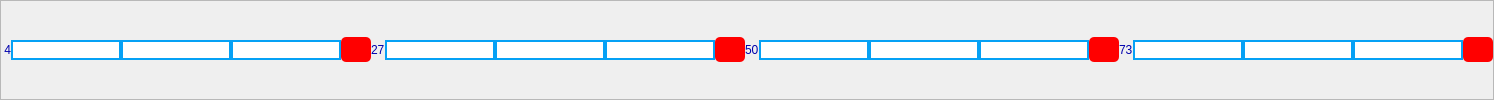
           <widget class="QFrame" name="frame_29">
            <property name="frameShape">
             <enum>QFrame::StyledPanel</enum>
            </property>
            <property name="frameShadow">
             <enum>QFrame::Raised</enum>
            </property>
            <layout class="QHBoxLayout" name="horizontalLayout_10">
             <property name="spacing">
              <number>0</number>
             </property>
             <property name="leftMargin">
              <number>0</number>
             </property>
             <property name="topMargin">
              <number>0</number>
             </property>
             <property name="rightMargin">
              <number>0</number>
             </property>
             <property name="bottomMargin">
              <number>0</number>
             </property>
             <item>
              <widget class="QLabel" name="label_74">
               <property name="styleSheet">
                <string notr="true">color:rgb(0, 0, 173); 
font: 75 8pt &quot;MS Shell Dlg 2&quot;;</string>
               </property>
               <property name="text">
                <string> 4</string>
               </property>
              </widget>
             </item>
             <item>
              <widget class="QLineEdit" name="lineEdit_220">
               <property name="styleSheet">
                <string notr="true">border: 2px solid  rgb(5, 161, 245); 
background-color: rgb(255, 255, 255);
</string>
               </property>
              </widget>
             </item>
             <item>
              <widget class="QLineEdit" name="lineEdit_221">
               <property name="styleSheet">
                <string notr="true">border: 2px solid  rgb(5, 161, 245); 
background-color: rgb(255, 255, 255);
</string>
               </property>
              </widget>
             </item>
             <item>
              <widget class="QLineEdit" name="lineEdit_222">
               <property name="styleSheet">
                <string notr="true">border: 2px solid  rgb(5, 161, 245); 
background-color: rgb(255, 255, 255);

</string>
               </property>
              </widget>
             </item>
             <item>
              <widget class="QPushButton" name="pushButton_144">
               <property name="minimumSize">
                <size>
                 <width>0</width>
                 <height>25</height>
                </size>
               </property>
               <property name="maximumSize">
                <size>
                 <width>30</width>
                 <height>16777215</height>
                </size>
               </property>
               <property name="styleSheet">
                <string notr="true">background-color: rgb(0, 0, 0);
background-color: rgb(255, 0, 0);
border-radius: 5px;</string>
               </property>
               <property name="text">
                <string/>
               </property>
              </widget>
             </item>
             <item>
              <widget class="QLabel" name="label_75">
               <property name="styleSheet">
                <string notr="true">color:rgb(0, 0, 173); 
font: 75 8pt &quot;MS Shell Dlg 2&quot;;</string>
               </property>
               <property name="text">
                <string>27</string>
               </property>
              </widget>
             </item>
             <item>
              <widget class="QLineEdit" name="lineEdit_223">
               <property name="styleSheet">
                <string notr="true">border: 2px solid  rgb(5, 161, 245); 
background-color: rgb(255, 255, 255);
</string>
               </property>
              </widget>
             </item>
             <item>
              <widget class="QLineEdit" name="lineEdit_224">
               <property name="styleSheet">
                <string notr="true">border: 2px solid  rgb(5, 161, 245); 
background-color: rgb(255, 255, 255);
</string>
               </property>
              </widget>
             </item>
             <item>
              <widget class="QLineEdit" name="lineEdit_225">
               <property name="styleSheet">
                <string notr="true">border: 2px solid  rgb(5, 161, 245); 
background-color: rgb(255, 255, 255);
</string>
               </property>
              </widget>
             </item>
             <item>
              <widget class="QPushButton" name="pushButton_145">
               <property name="minimumSize">
                <size>
                 <width>0</width>
                 <height>25</height>
                </size>
               </property>
               <property name="maximumSize">
                <size>
                 <width>30</width>
                 <height>16777215</height>
                </size>
               </property>
               <property name="styleSheet">
                <string notr="true">background-color: rgb(0, 0, 0);
background-color: rgb(255, 0, 0);
border-radius: 5px;</string>
               </property>
               <property name="text">
                <string/>
               </property>
              </widget>
             </item>
             <item>
              <widget class="QLabel" name="label_76">
               <property name="styleSheet">
                <string notr="true">color:rgb(0, 0, 173); 
font: 75 8pt &quot;MS Shell Dlg 2&quot;;</string>
               </property>
               <property name="text">
                <string>50</string>
               </property>
              </widget>
             </item>
             <item>
              <widget class="QLineEdit" name="lineEdit_226">
               <property name="styleSheet">
                <string notr="true">border: 2px solid  rgb(5, 161, 245); 
background-color: rgb(255, 255, 255);
</string>
               </property>
              </widget>
             </item>
             <item>
              <widget class="QLineEdit" name="lineEdit_227">
               <property name="styleSheet">
                <string notr="true">border: 2px solid  rgb(5, 161, 245); 
background-color: rgb(255, 255, 255);
</string>
               </property>
              </widget>
             </item>
             <item>
              <widget class="QLineEdit" name="lineEdit_228">
               <property name="styleSheet">
                <string notr="true">border: 2px solid  rgb(5, 161, 245); 
background-color: rgb(255, 255, 255);
</string>
               </property>
              </widget>
             </item>
             <item>
              <widget class="QPushButton" name="pushButton_146">
               <property name="minimumSize">
                <size>
                 <width>0</width>
                 <height>25</height>
                </size>
               </property>
               <property name="maximumSize">
                <size>
                 <width>30</width>
                 <height>16777215</height>
                </size>
               </property>
               <property name="styleSheet">
                <string notr="true">background-color: rgb(0, 0, 0);
background-color: rgb(255, 0, 0);
border-radius: 5px;</string>
               </property>
               <property name="text">
                <string/>
               </property>
              </widget>
             </item>
             <item>
              <widget class="QLabel" name="label_10">
               <property name="styleSheet">
                <string notr="true">color:rgb(0, 0, 173); 
font: 75 8pt &quot;MS Shell Dlg 2&quot;;</string>
               </property>
               <property name="text">
                <string>73</string>
               </property>
              </widget>
             </item>
             <item>
              <widget class="QLineEdit" name="lineEdit_27">
               <property name="styleSheet">
                <string notr="true">border: 2px solid  rgb(5, 161, 245); 
background-color: rgb(255, 255, 255);
</string>
               </property>
              </widget>
             </item>
             <item>
              <widget class="QLineEdit" name="lineEdit_26">
               <property name="styleSheet">
                <string notr="true">border: 2px solid  rgb(5, 161, 245); 
background-color: rgb(255, 255, 255);
</string>
               </property>
              </widget>
             </item>
             <item>
              <widget class="QLineEdit" name="lineEdit_28">
               <property name="styleSheet">
                <string notr="true">border: 2px solid  rgb(5, 161, 245); 
background-color: rgb(255, 255, 255);
</string>
               </property>
              </widget>
             </item>
             <item>
              <widget class="QPushButton" name="pushButton_78">
               <property name="minimumSize">
                <size>
                 <width>0</width>
                 <height>25</height>
                </size>
               </property>
               <property name="maximumSize">
                <size>
                 <width>30</width>
                 <height>16777215</height>
                </size>
               </property>
               <property name="styleSheet">
                <string notr="true">background-color: rgb(0, 0, 0);
background-color: rgb(255, 0, 0);
border-radius: 5px;</string>
               </property>
               <property name="text">
                <string/>
               </property>
              </widget>
             </item>
            </layout>
           </widget>
